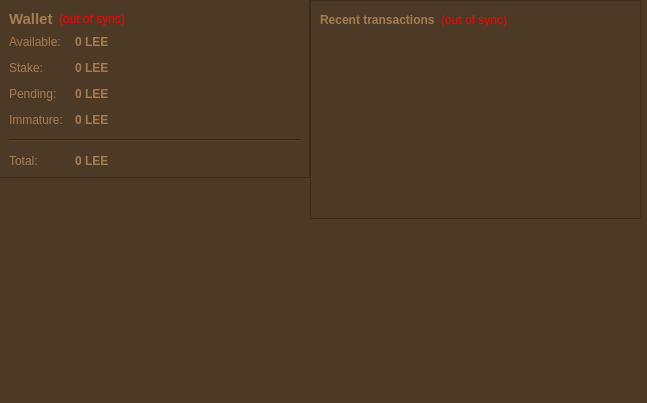
<?xml version="1.0" encoding="UTF-8"?>
<ui version="4.0">
 <class>OverviewPage</class>
 <widget class="QWidget" name="OverviewPage">
  <property name="geometry">
   <rect>
    <x>0</x>
    <y>0</y>
    <width>647</width>
    <height>403</height>
   </rect>
  </property>
  <property name="windowTitle">
   <string>Form</string>
  </property>
  <property name="styleSheet">
   <string notr="true">background-color: rgb(76, 58, 39);
color: rgb(166, 124, 82);</string>
  </property>
  <widget class="QLabel" name="label_2">
   <property name="geometry">
    <rect>
     <x>0</x>
     <y>250</y>
     <width>501</width>
     <height>111</height>
    </rect>
   </property>
   <property name="text">
    <string/>
   </property>
   <property name="pixmap">
    <pixmap resource="../bitcoin.qrc">:/images/wallet</pixmap>
   </property>
  </widget>
  <widget class="QWidget" name="layoutWidget">
   <property name="geometry">
    <rect>
     <x>-1</x>
     <y>-1</y>
     <width>311</width>
     <height>241</height>
    </rect>
   </property>
   <layout class="QVBoxLayout" name="verticalLayout_2">
    <item>
     <widget class="QFrame" name="frame">
      <property name="styleSheet">
       <string notr="true">color: rgb(166, 124, 82);</string>
      </property>
      <property name="frameShape">
       <enum>QFrame::StyledPanel</enum>
      </property>
      <property name="frameShadow">
       <enum>QFrame::Raised</enum>
      </property>
      <layout class="QVBoxLayout" name="verticalLayout_4">
       <item>
        <layout class="QHBoxLayout" name="horizontalLayout_4">
         <item>
          <widget class="QLabel" name="label_5">
           <property name="font">
            <font>
             <pointsize>11</pointsize>
             <weight>75</weight>
             <bold>true</bold>
            </font>
           </property>
           <property name="styleSheet">
            <string notr="true">color: rgb(166, 124, 82);</string>
           </property>
           <property name="text">
            <string>Wallet</string>
           </property>
          </widget>
         </item>
         <item>
          <widget class="QLabel" name="labelWalletStatus">
           <property name="toolTip">
            <string>The displayed information may be out of date. Your wallet automatically synchronizes with the Leecoin network after a connection is established, but this process has not completed yet.</string>
           </property>
           <property name="styleSheet">
            <string notr="true">QLabel { color: red; }</string>
           </property>
           <property name="text">
            <string notr="true">(out of sync)</string>
           </property>
           <property name="alignment">
            <set>Qt::AlignLeading|Qt::AlignLeft|Qt::AlignVCenter</set>
           </property>
          </widget>
         </item>
         <item>
          <spacer name="horizontalSpacer_2">
           <property name="orientation">
            <enum>Qt::Horizontal</enum>
           </property>
           <property name="sizeHint" stdset="0">
            <size>
             <width>40</width>
             <height>20</height>
            </size>
           </property>
          </spacer>
         </item>
        </layout>
       </item>
       <item>
        <layout class="QFormLayout" name="formLayout_2">
         <property name="fieldGrowthPolicy">
          <enum>QFormLayout::AllNonFixedFieldsGrow</enum>
         </property>
         <property name="horizontalSpacing">
          <number>12</number>
         </property>
         <property name="verticalSpacing">
          <number>12</number>
         </property>
         <item row="0" column="0">
          <widget class="QLabel" name="label">
           <property name="text">
            <string>Available:</string>
           </property>
          </widget>
         </item>
         <item row="0" column="1">
          <widget class="QLabel" name="labelBalance">
           <property name="font">
            <font>
             <weight>75</weight>
             <bold>true</bold>
            </font>
           </property>
           <property name="cursor">
            <cursorShape>IBeamCursor</cursorShape>
           </property>
           <property name="toolTip">
            <string>Your current spendable balance</string>
           </property>
           <property name="text">
            <string notr="true">0 LEE</string>
           </property>
           <property name="textInteractionFlags">
            <set>Qt::LinksAccessibleByMouse|Qt::TextSelectableByKeyboard|Qt::TextSelectableByMouse</set>
           </property>
          </widget>
         </item>
         <item row="1" column="0">
          <widget class="QLabel" name="label_6">
           <property name="text">
            <string>Stake:</string>
           </property>
          </widget>
         </item>
         <item row="1" column="1">
          <widget class="QLabel" name="labelStake">
           <property name="font">
            <font>
             <weight>75</weight>
             <bold>true</bold>
            </font>
           </property>
           <property name="cursor">
            <cursorShape>IBeamCursor</cursorShape>
           </property>
           <property name="toolTip">
            <string>Total of coins that was staked, and do not yet count toward the current balance</string>
           </property>
           <property name="text">
            <string notr="true">0 LEE</string>
           </property>
           <property name="textInteractionFlags">
            <set>Qt::LinksAccessibleByMouse|Qt::TextSelectableByKeyboard|Qt::TextSelectableByMouse</set>
           </property>
          </widget>
         </item>
         <item row="2" column="0">
          <widget class="QLabel" name="label_3">
           <property name="text">
            <string>Pending:</string>
           </property>
          </widget>
         </item>
         <item row="2" column="1">
          <widget class="QLabel" name="labelUnconfirmed">
           <property name="font">
            <font>
             <weight>75</weight>
             <bold>true</bold>
            </font>
           </property>
           <property name="cursor">
            <cursorShape>IBeamCursor</cursorShape>
           </property>
           <property name="toolTip">
            <string>Total of transactions that have yet to be confirmed, and do not yet count toward the current balance</string>
           </property>
           <property name="text">
            <string notr="true">0 LEE</string>
           </property>
           <property name="textInteractionFlags">
            <set>Qt::LinksAccessibleByMouse|Qt::TextSelectableByKeyboard|Qt::TextSelectableByMouse</set>
           </property>
          </widget>
         </item>
         <item row="3" column="0">
          <widget class="QLabel" name="labelImmatureText">
           <property name="text">
            <string>Immature:</string>
           </property>
          </widget>
         </item>
         <item row="3" column="1">
          <widget class="QLabel" name="labelImmature">
           <property name="font">
            <font>
             <weight>75</weight>
             <bold>true</bold>
            </font>
           </property>
           <property name="toolTip">
            <string>Mined balance that has not yet matured</string>
           </property>
           <property name="text">
            <string notr="true">0 LEE</string>
           </property>
           <property name="textInteractionFlags">
            <set>Qt::LinksAccessibleByMouse|Qt::TextSelectableByKeyboard|Qt::TextSelectableByMouse</set>
           </property>
          </widget>
         </item>
         <item row="4" column="0" colspan="2">
          <widget class="Line" name="line">
           <property name="orientation">
            <enum>Qt::Horizontal</enum>
           </property>
          </widget>
         </item>
         <item row="5" column="0">
          <widget class="QLabel" name="labelTotalText">
           <property name="text">
            <string>Total:</string>
           </property>
          </widget>
         </item>
         <item row="5" column="1">
          <widget class="QLabel" name="labelTotal">
           <property name="font">
            <font>
             <weight>75</weight>
             <bold>true</bold>
            </font>
           </property>
           <property name="cursor">
            <cursorShape>IBeamCursor</cursorShape>
           </property>
           <property name="toolTip">
            <string>Your current total balance</string>
           </property>
           <property name="text">
            <string notr="true">0 LEE</string>
           </property>
           <property name="textInteractionFlags">
            <set>Qt::LinksAccessibleByMouse|Qt::TextSelectableByKeyboard|Qt::TextSelectableByMouse</set>
           </property>
          </widget>
         </item>
        </layout>
       </item>
      </layout>
     </widget>
    </item>
    <item>
     <spacer name="verticalSpacer">
      <property name="orientation">
       <enum>Qt::Vertical</enum>
      </property>
      <property name="sizeHint" stdset="0">
       <size>
        <width>20</width>
        <height>40</height>
       </size>
      </property>
     </spacer>
    </item>
   </layout>
  </widget>
  <widget class="QWidget" name="layoutWidget">
   <property name="geometry">
    <rect>
     <x>310</x>
     <y>0</y>
     <width>331</width>
     <height>241</height>
    </rect>
   </property>
   <layout class="QVBoxLayout" name="verticalLayout_3">
    <item>
     <widget class="QFrame" name="frame_2">
      <property name="styleSheet">
       <string notr="true">color: rgb(166, 124, 82);</string>
      </property>
      <property name="frameShape">
       <enum>QFrame::StyledPanel</enum>
      </property>
      <property name="frameShadow">
       <enum>QFrame::Raised</enum>
      </property>
      <layout class="QVBoxLayout" name="verticalLayout">
       <item>
        <layout class="QHBoxLayout" name="horizontalLayout_2">
         <item>
          <widget class="QLabel" name="label_4">
           <property name="text">
            <string>&lt;b&gt;Recent transactions&lt;/b&gt;</string>
           </property>
          </widget>
         </item>
         <item>
          <widget class="QLabel" name="labelTransactionsStatus">
           <property name="toolTip">
            <string>The displayed information may be out of date. Your wallet automatically synchronizes with the Leecoin network after a connection is established, but this process has not completed yet.</string>
           </property>
           <property name="styleSheet">
            <string notr="true">QLabel { color: red; }</string>
           </property>
           <property name="text">
            <string notr="true">(out of sync)</string>
           </property>
           <property name="alignment">
            <set>Qt::AlignRight|Qt::AlignTrailing|Qt::AlignVCenter</set>
           </property>
          </widget>
         </item>
         <item>
          <spacer name="horizontalSpacer">
           <property name="orientation">
            <enum>Qt::Horizontal</enum>
           </property>
           <property name="sizeHint" stdset="0">
            <size>
             <width>40</width>
             <height>20</height>
            </size>
           </property>
          </spacer>
         </item>
        </layout>
       </item>
       <item>
        <widget class="QListView" name="listTransactions">
         <property name="styleSheet">
          <string notr="true">QListView { background: transparent; }
color: rgb(166, 124, 82);</string>
         </property>
         <property name="frameShape">
          <enum>QFrame::NoFrame</enum>
         </property>
         <property name="verticalScrollBarPolicy">
          <enum>Qt::ScrollBarAlwaysOff</enum>
         </property>
         <property name="horizontalScrollBarPolicy">
          <enum>Qt::ScrollBarAlwaysOff</enum>
         </property>
         <property name="selectionMode">
          <enum>QAbstractItemView::NoSelection</enum>
         </property>
        </widget>
       </item>
      </layout>
     </widget>
    </item>
    <item>
     <spacer name="verticalSpacer_2">
      <property name="orientation">
       <enum>Qt::Vertical</enum>
      </property>
      <property name="sizeHint" stdset="0">
       <size>
        <width>20</width>
        <height>40</height>
       </size>
      </property>
     </spacer>
    </item>
   </layout>
  </widget>
 </widget>
 <resources>
  <include location="../bitcoin.qrc"/>
 </resources>
 <connections/>
</ui>
